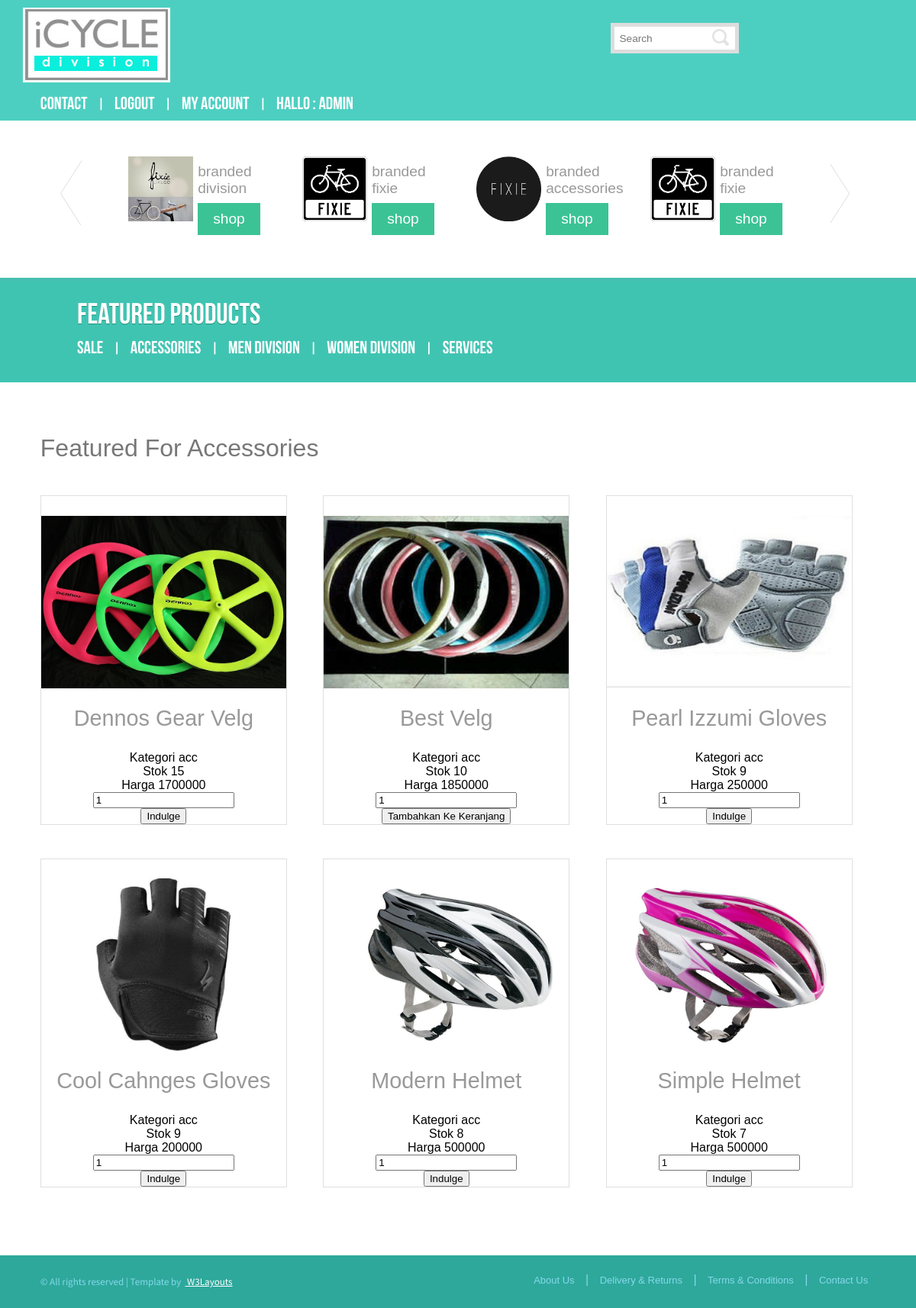
Page /accessories.php (signed in) on the committed database.
### tables this page shows
CREATE TABLE IF NOT EXISTS `daftar` (
  `idCustomer` int(11) NOT NULL AUTO_INCREMENT,
  `username` varchar(50) DEFAULT NULL,
  `name` varchar(50) DEFAULT NULL,
  `email` varchar(50) NOT NULL,
  `password` varchar(50) NOT NULL,
  `address` varchar(50) DEFAULT NULL,
  `country` varchar(50) DEFAULT NULL,
  `telp` varchar(50) DEFAULT NULL,
  `level` varchar(50) DEFAULT NULL,
  PRIMARY KEY (`idCustomer`)
);

CREATE TABLE IF NOT EXISTS `listproduk` (
  `idProduk` varchar(50) DEFAULT NULL,
  `nama` varchar(50) DEFAULT NULL,
  `kategori` varchar(50) DEFAULT NULL,
  `stock` int(11) DEFAULT NULL,
  `harga` double DEFAULT NULL,
  `image_name` varchar(50) DEFAULT NULL
);

### accessories.php (the view, shortened to what this page needs)
<?php
if ( !isset($_SESSION['username']) ) {
    header('location:accessories.php');
}
else {
    $nama = $_SESSION['username'];
$query = mysql_query("SELECT * FROM daftar WHERE username = '$nama'");
$hasil = mysql_fetch_array($query);
}
?>
<!DOCTYPE HTML>
<html>
<head>
<link href="css/style.css" rel="stylesheet" type="text/css" media="all" />
	<link href="css/slider.css" rel="stylesheet" type="text/css" media="all" />
		<link href="css/owl.carousel.css" rel="stylesheet">
</head>
<body>
<div class="header_bg">
<div class="wrap">
			<div class="header-bottom-left">
				<div class="logo">
					<a href="index.html"><img src="images/logo.png" alt=""/></a>
				</div>
		</div>
	   <div class="header-bottom-right">
         <div class="search">
				<input type="text" name="s" class="textbox" value="Search" onfocus="this.value = '';" onblur="if (this.value == '') {this.value = 'Search';}">
				<input type="submit" value="Subscribe" id="submit" name="submit">
		 </div>
     </div>
</div>
<div class="header_btm">
<div class="wrap">
	<div class="header_sub">
		<div class="h_menu">
			<ul>
				<li><a href="contact.php">Contact</a></li> |
                <li><a href="index.php">LogOut</a></li> |
                <li><a href="view_cart.php">My Account</a></li> |
                 <li><a>
				 <?php
	echo "Hallo : " . $hasil['username'] . "<br />";
		 ?>
         </a></li>
	  </div>
</div>
</div>
</div>
        </div>
<div class="wrap">
	<div id="owl-demo" class="owl-carousel">
		<div class="item" onclick="location.href='home.html';">
			<div class="cau_left">
				<img class="lazyOwl" data-src="images/c1.jpg" alt="Lazy Owl Image">
			</div>
			<div class="cau_left">
				<h4><a href="home.html">branded division</a></h4>
				<a href="home.html" class="btn">shop</a>
			</div>
		</div>
		<div class="item" onclick="location.href='home.html';">
			<div class="cau_left">
				<img class="lazyOwl" data-src="images/c2.jpg" alt="Lazy Owl Image">
			</div>
			<div class="cau_left">
				<h4><a href="home.html">branded fixie</a></h4>
				<a href="home.html" class="btn">shop</a>
			</div>
		</div>
		<div class="item" onclick="location.href='accessories.html';">
			<div class="cau_left">
				<img class="lazyOwl" data-src="images/c3.jpg" alt="Lazy Owl Image">
			</div>
			<div class="cau_left">
				<h4><a href="accessories.html">branded accessories</a></h4>
				<a href="accessories.html" class="btn">shop</a>
			</div>
		</div>
		<div class="item" onclick="location.href='home.html';">
			<div class="cau_left">
				<img class="lazyOwl" data-src="images/c2.jpg" alt="Lazy Owl Image">
			</div>
			<div class="cau_left">
				<h4><a href="home.html">branded fixie</a></h4>
				<a href="home.html" class="btn">shop</a>
			</div>
		</div>
	</div>
</div>
<div class="main_bg1">
<div class="wrap">
	<div class="main1">
        <div class="wrap">
	<div class="header_sub">
		<div class="h_menu">
				<h2>featured products</h2>
			<ul>
				<li><a href="sale.php">sale</a></li> |
				<li><a href="accessories.php">accessories</a></li> |
				<li><a href="men.php">Men Division</a></li> |
                <li><a href="women.php">Women Division</a></li> |
				<li><a href="service.php">services</a></li>
			</ul>
		</div>
</div>
</div>
	</div>
</div>
</div>
<div class="main_bg">
<div class="wrap">
	<div class="main">
    <h2 class="style top">Featured For Accessories</h2>
		<div class="grids_of_3">
			<div class="grid1_of_3">
                <img src="images/acc1.jpg" alt=""/>
            <?php
    $results = mysql_query("SELECT * FROM listproduk WHERE idProduk='acc001v' ORDER BY idProduk");
    if ($results) {
        while($obj = mysql_fetch_object($results))
        {
            echo '<div class="new_prod_box">';
            echo '<form method="post" action="cart_update.php">';
            echo '<div class="product-content"><h3>'.$obj->nama.'</h3> </div>';
			echo '<div class="product-kategori">Kategori '.$obj->kategori.'</div>';
			echo '<div class="product-stok">Stok '.$obj->stock.'</div>';
            echo '<div class="product-info">Harga '.$obj->harga.'</div>';
			echo '<div><input type="text" name="product_qty" value=1></div>';
			echo '<div> <button class="add_to_cart">Indulge</button></div>';
            echo '</form>';
            echo '</div>';
        }
}
?>
			</div>
			<div class="grid1_of_3">
					<img src="images/acc2.jpg" alt=""/>
            <?php
    $results = mysql_query("SELECT * FROM listproduk WHERE idProduk='acc002v' ORDER BY idProduk");
    if ($results) {
        while($obj = mysql_fetch_object($results))
        {
            echo '<div class="new_prod_box">';
            echo '<form method="post" action="cart_update.php">';
            echo '<div class="product-content"><h3>'.$obj->nama.'</h3> </div>';
			echo '<div class="product-kategori">Kategori '.$obj->kategori.'</div>';
			echo '<div class="product-stok">Stok '.$obj->stock.'</div>';
            echo '<div class="product-info">Harga '.$obj->harga.'</div>';
			echo '<div><input type="text" name="product_qty" value=1></div>';
			echo '<div> <button class="add_to_cart">Tambahkan Ke Keranjang</button></div>';
            echo '</form>';
            echo '</div>';
        }
}
?>
			</div>
			<div class="grid1_of_3">
					<img src="images/acc3.jpg" alt=""/>
            <?php
    $results = mysql_query("SELECT * FROM listproduk WHERE idProduk='acc001g' ORDER BY idProduk");
    if ($results) {
        while($obj = mysql_fetch_object($results))
        {
            echo '<div class="new_prod_box">';
            echo '<form method="post" action="cart_update.php">';
            echo '<div class="product-content"><h3>'.$obj->nama.'</h3> </div>';
			 echo '<div class="product-kategori">Kategori '.$obj->kategori.'</div>';
			  echo '<div class="product-stok">Stok '.$obj->stock.'</div>';
            echo '<div class="product-info">Harga '.$obj->harga.'</div>';
			echo '<div><input type="text" name="product_qty" value=1></div>';
			echo '<div> <button class="add_to_cart">Indulge</button></div>';
            echo '</form>';
            echo '</div>';
        }
}
?>
			</div>
		</div>
		<div class="grids_of_3">
			<div class="grid1_of_3">
					<img src="images/acc4.jpg" alt=""/>
					 <?php
    $results = mysql_query("SELECT * FROM listproduk WHERE idProduk='acc002g' ORDER BY idProduk");
    if ($results) {
        while($obj = mysql_fetch_object($results))
        {
            echo '<div class="new_prod_box">';
            echo '<form method="post" action="cart_update.php">';
            echo '<div class="product-content"><h3>'.$obj->nama.'</h3> </div>';
			 echo '<div class="product-kategori">Kategori '.$obj->kategori.'</div>';
			  echo '<div class="product-stok">Stok '.$obj->stock.'</div>';
            echo '<div class="product-info">Harga '.$obj->harga.'</div>';
			echo '<div><input type="text" name="product_qty" value=1></div>';
			echo '<div> <button class="add_to_cart">Indulge</button></div>';
            echo '</form>';
            echo '</div>';
        }
}
?>
			</div>
			<div class="grid1_of_3">
					<img src="images/acc5.jpg" alt=""/>
                    <?php
    $results = mysql_query("SELECT * FROM listproduk WHERE idProduk='acc001h' ORDER BY idProduk");
    if ($results) {
        while($obj = mysql_fetch_object($results))
        {
            echo '<div class="new_prod_box">';
            echo '<form method="post" action="cart_update.php">';
            echo '<div class="product-content"><h3>'.$obj->nama.'</h3> </div>';
			 echo '<div class="product-kategori">Kategori '.$obj->kategori.'</div>';
			  echo '<div class="product-stok">Stok '.$obj->stock.'</div>';
            echo '<div class="product-info">Harga '.$obj->harga.'</div>';
			echo '<div><input type="text" name="product_qty" value=1></div>';
			echo '<div> <button class="add_to_cart">Indulge</button></div>';
            echo '</form>';
            echo '</div>';
        }
}
?>
			</div>
			<div class="grid1_of_3">
					<img src="images/acc6.jpg" alt=""/>
                    <?php
    $results = mysql_query("SELECT * FROM listproduk WHERE idProduk='acc002h' ORDER BY idProduk");
    if ($results) {
        while($obj = mysql_fetch_object($results))
        {
            echo '<div class="new_prod_box">';
            echo '<form method="post" action="cart_update.php">';
            echo '<div class="product-content"><h3>'.$obj->nama.'</h3> </div>';
			 echo '<div class="product-kategori">Kategori '.$obj->kategori.'</div>';
			  echo '<div class="product-stok">Stok '.$obj->stock.'</div>';
            echo '<div class="product-info">Harga '.$obj->harga.'</div>';
			echo '<div><input type="text" name="product_qty" value=1></div>';
			echo '<div> <button class="add_to_cart">Indulge</button></div>';
            echo '</form>';
            echo '</div>';
        }
}
?>
			</div>
		</div>
    </div>
</div>
</div>
<div class="footer_bg1">
<div class="wrap">
	<div class="footer">
		<div class="copy">
			<p class="link">&copy;  All rights reserved | Template by&nbsp;&nbsp;<a href="http://w3layouts.com/"> W3Layouts</a></p>
		</div>
        <div class="f-list2">
				  <ul>
					<li class="active"><a href="index.html">About Us</a></li> |
					<li><a href="service.html">Delivery & Returns</a></li> |
					<li><a href="service.html">Terms & Conditions</a></li> |
					<li><a href="contact.html">Contact Us</a></li>
				  </ul>
			   </div>
	</div>
</div>
</div>
</body>
</html>

### rows in the picture
daftar: username "ADMIN"
listproduk: nama "Dennos Gear Velg", kategori "acc", stock "15", harga "1700000"
listproduk: nama "Best Velg", kategori "acc", stock "10", harga "1850000"
listproduk: nama "Pearl Izzumi Gloves", kategori "acc", stock "9", harga "250000"
listproduk: nama "Cool Cahnges Gloves", kategori "acc", stock "9", harga "200000"
listproduk: nama "Modern Helmet", kategori "acc", stock "8", harga "500000"
listproduk: nama "Simple Helmet", kategori "acc", stock "7", harga "500000"
